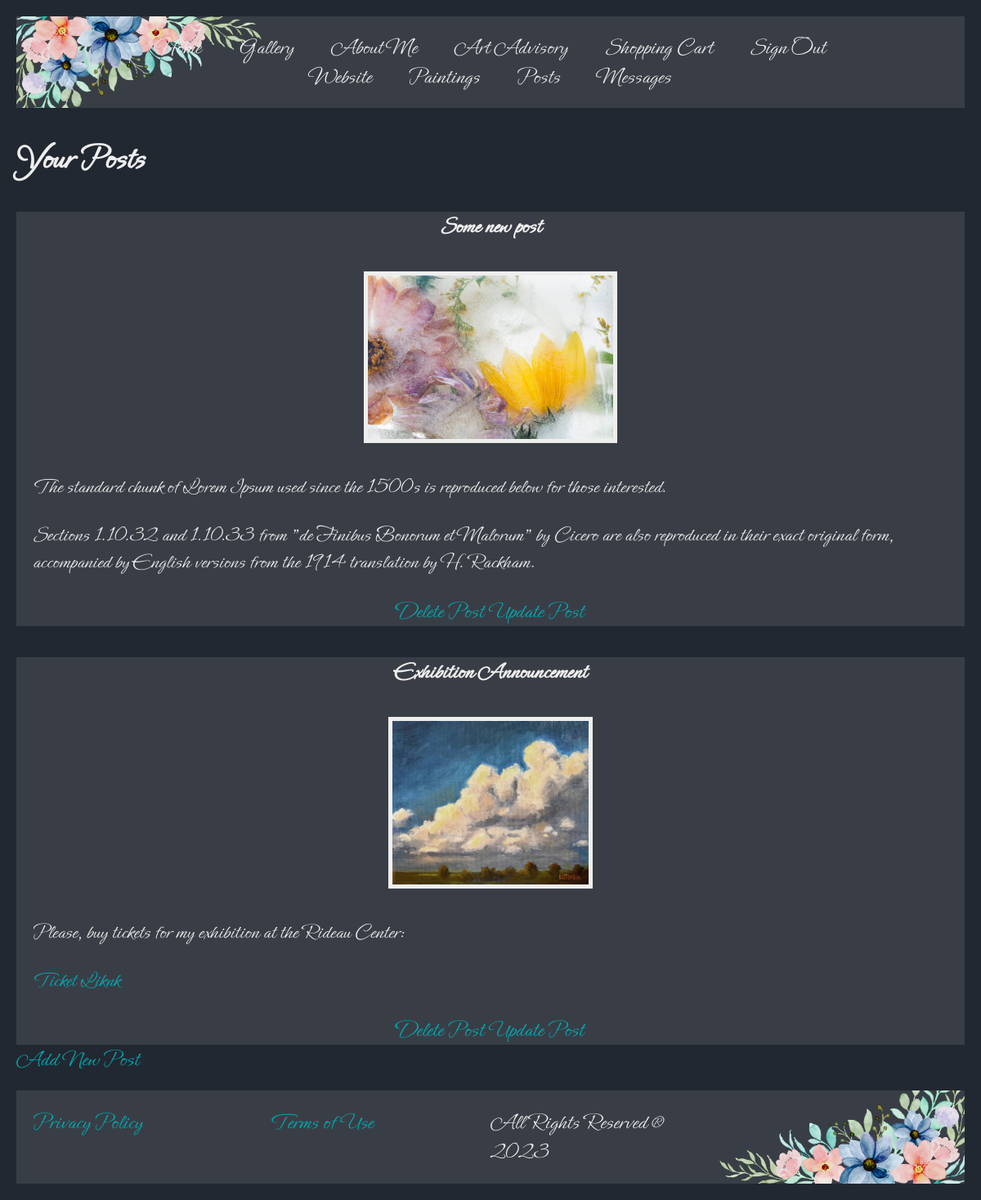
The app's page /admin/posts (signed in) with its own data.
### fiona/models/posts.py (models this page shows, shortened)
class Post(db.Model):
    __tablename__ = 'posts'
    id          = Column(Integer, primary_key=True, autoincrement=True)
    title       = Column(String(256), nullable=False)
    text        = Column(Text, nullable=False)
    url         = Column(String(256), nullable=True, unique=True)
    since       = Column(DateTime, nullable=False)

### fiona/admin.py (the view)
@app.route('/admin/posts')
def posts():
    website = Website.query.first()
    title = website.name + ' | Posts'
    if 'user_id' in session and 'is_admin' in session:
        posts = Post.query.all()
        return render_template('admin/posts.html', website=website, title=title, posts=posts)
    else:
        return render_template('404.html',website=website, title='404 - Not Found')

### fiona/templates/admin/posts.html
{% extends 'layouts/default.html' %}
{% block content %}
<h2>Your Posts</h2>
{% for post in posts %}
    <div class="post">
        <h4>{{post.title}}</h4>
        {% if post.url %}
            <img src="../{{post.url}}" alt="Image for {{post.title}}">
        {% endif %}
        <p>{{post.text | safe}}</p>
        <a href="{{url_for('delete_post')}}?post-id={{post.id}}">Delete Post</a>
        <a href="{{url_for('update_post')}}?post-id={{post.id}}">Update Post</a>
    </div>
{% endfor %}
<a href="{{ url_for('add_post') }}">Add New Post</a>
{% endblock %}

### fiona/static/css/main.css (style rules this page uses)
:root { --background-color: #222831; --element-color: #393E46; --highlight-color: #00ADB5; --text-color: #EEEEEE; --default-font-size: 28px; --smaller-font-size: 26px; --default-margin: 20px 20px 0 20px; }
body { margin: 0; padding: 0; box-sizing: border-box; background-color: var(--background-color); font-family: 'primary-font'; color: var(--text-color); font-size: var(--default-font-size); }
a { text-decoration: none; color: var(--highlight-color); transition: .5s; }
.post { background-color: var(--element-color); padding: 0 20px; text-align: center; }
.post p { text-align: left; font-size: var(--smaller-font-size); }
.post img { height: 200px; border: 5px solid var(--text-color); }

### records on screen
Post: title "Some new post", url (picture), text "The standard chunk of Lorem Ipsum used since the 1500s is reproduced below for those interested. Sections 1.10.32 and 1.10.33 from \"de Finibus Bonorum et Malorum\" by Cicero are also reproduced in their exact original form, accompanied by English versions from the 1914 translation by H. Rackham."
Post: title "Exhibition Announcement", url (picture), text "Please, buy tickets for my exhibition at the Rideau Center: Ticket Liknk"
